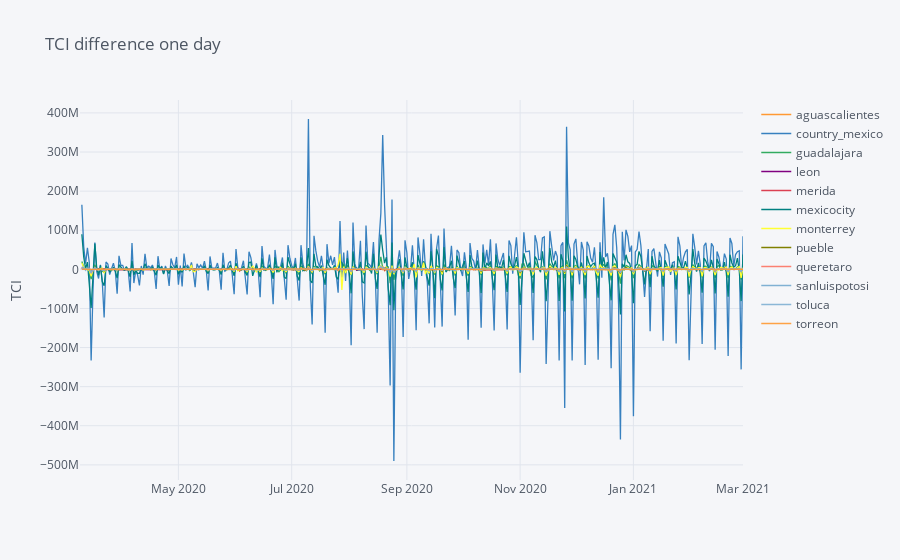

Notebook cell for this chart:
### Code cell
df_sel[['date', 'diff_1day', 'region_slug']] \
    .pivot(index='date', columns='region_slug', values='diff_1day') \
    .iplot(
    #theme='custom',
    yTitle='TCI',
    title='TCI difference one day',
)

### Figure 1 — Plotly figure (JSON) as saved in the notebook; plotly's stock layout.template omitted (floating-point values rounded to 4 significant figures; data arrays with more than 128 entries replaced by an {"elided": "..."} marker saying what was removed)
{"data": [{"line": {"color": "rgba(255, 153, 51, 1.0)", "dash": "solid", "shape": "linear", "width": 1.3}, "mode": "lines", "name": "aguascalientes", "text": "", "type": "scatter", "x": {"elided": "358 str values"}, "y": {"elided": "358 mixed values"}}, {"line": {"color": "rgba(55, 128, 191, 1.0)", "dash": "solid", "shape": "linear", "width": 1.3}, "mode": "lines", "name": "country_mexico", "text": "", "type": "scatter", "x": {"elided": "358 str values"}, "y": {"elided": "358 mixed values"}}, {"line": {"color": "rgba(50, 171, 96, 1.0)", "dash": "solid", "shape": "linear", "width": 1.3}, "mode": "lines", "name": "guadalajara", "text": "", "type": "scatter", "x": {"elided": "358 str values"}, "y": {"elided": "358 mixed values"}}, {"line": {"color": "rgba(128, 0, 128, 1.0)", "dash": "solid", "shape": "linear", "width": 1.3}, "mode": "lines", "name": "leon", "text": "", "type": "scatter", "x": {"elided": "358 str values"}, "y": {"elided": "358 mixed values"}}, {"line": {"color": "rgba(219, 64, 82, 1.0)", "dash": "solid", "shape": "linear", "width": 1.3}, "mode": "lines", "name": "merida", "text": "", "type": "scatter", "x": {"elided": "358 str values"}, "y": {"elided": "358 mixed values"}}, {"line": {"color": "rgba(0, 128, 128, 1.0)", "dash": "solid", "shape": "linear", "width": 1.3}, "mode": "lines", "name": "mexicocity", "text": "", "type": "scatter", "x": {"elided": "358 str values"}, "y": {"elided": "358 mixed values"}}, {"line": {"color": "rgba(255, 255, 51, 1.0)", "dash": "solid", "shape": "linear", "width": 1.3}, "mode": "lines", "name": "monterrey", "text": "", "type": "scatter", "x": {"elided": "358 str values"}, "y": {"elided": "358 mixed values"}}, {"line": {"color": "rgba(128, 128, 0, 1.0)", "dash": "solid", "shape": "linear", "width": 1.3}, "mode": "lines", "name": "pueble", "text": "", "type": "scatter", "x": {"elided": "358 str values"}, "y": {"elided": "358 mixed values"}}, {"line": {"color": "rgba(251, 128, 114, 1.0)", "dash": "solid", "shape": "linear", "width": 1.3}, "mode": "lines", "name": "queretaro", "text": "", "type": "scatter", "x": {"elided": "358 str values"}, "y": {"elided": "358 mixed values"}}, {"line": {"color": "rgba(128, 177, 211, 1.0)", "dash": "solid", "shape": "linear", "width": 1.3}, "mode": "lines", "name": "sanluispotosi", "text": "", "type": "scatter", "x": {"elided": "358 str values"}, "y": {"elided": "358 mixed values"}}, {"line": {"color": "rgba(128, 177, 211, 0.8999999999999999)", "dash": "solid", "shape": "linear", "width": 1.3}, "mode": "lines", "name": "toluca", "text": "", "type": "scatter", "x": {"elided": "358 str values"}, "y": {"elided": "358 mixed values"}}, {"line": {"color": "rgba(255, 153, 51, 0.8999999999999999)", "dash": "solid", "shape": "linear", "width": 1.3}, "mode": "lines", "name": "torreon", "text": "", "type": "scatter", "x": {"elided": "358 str values"}, "y": {"elided": "358 mixed values"}}], "layout": {"legend": {"bgcolor": "#F5F6F9", "font": {"color": "#4D5663"}}, "paper_bgcolor": "#F5F6F9", "plot_bgcolor": "#F5F6F9", "title": {"font": {"color": "#4D5663"}, "text": "TCI difference one day"}, "xaxis": {"gridcolor": "#E1E5ED", "showgrid": true, "tickfont": {"color": "#4D5663"}, "title": {"font": {"color": "#4D5663"}, "text": ""}, "zerolinecolor": "#E1E5ED"}, "yaxis": {"gridcolor": "#E1E5ED", "showgrid": true, "tickfont": {"color": "#4D5663"}, "title": {"font": {"color": "#4D5663"}, "text": "TCI"}, "zerolinecolor": "#E1E5ED"}}}
